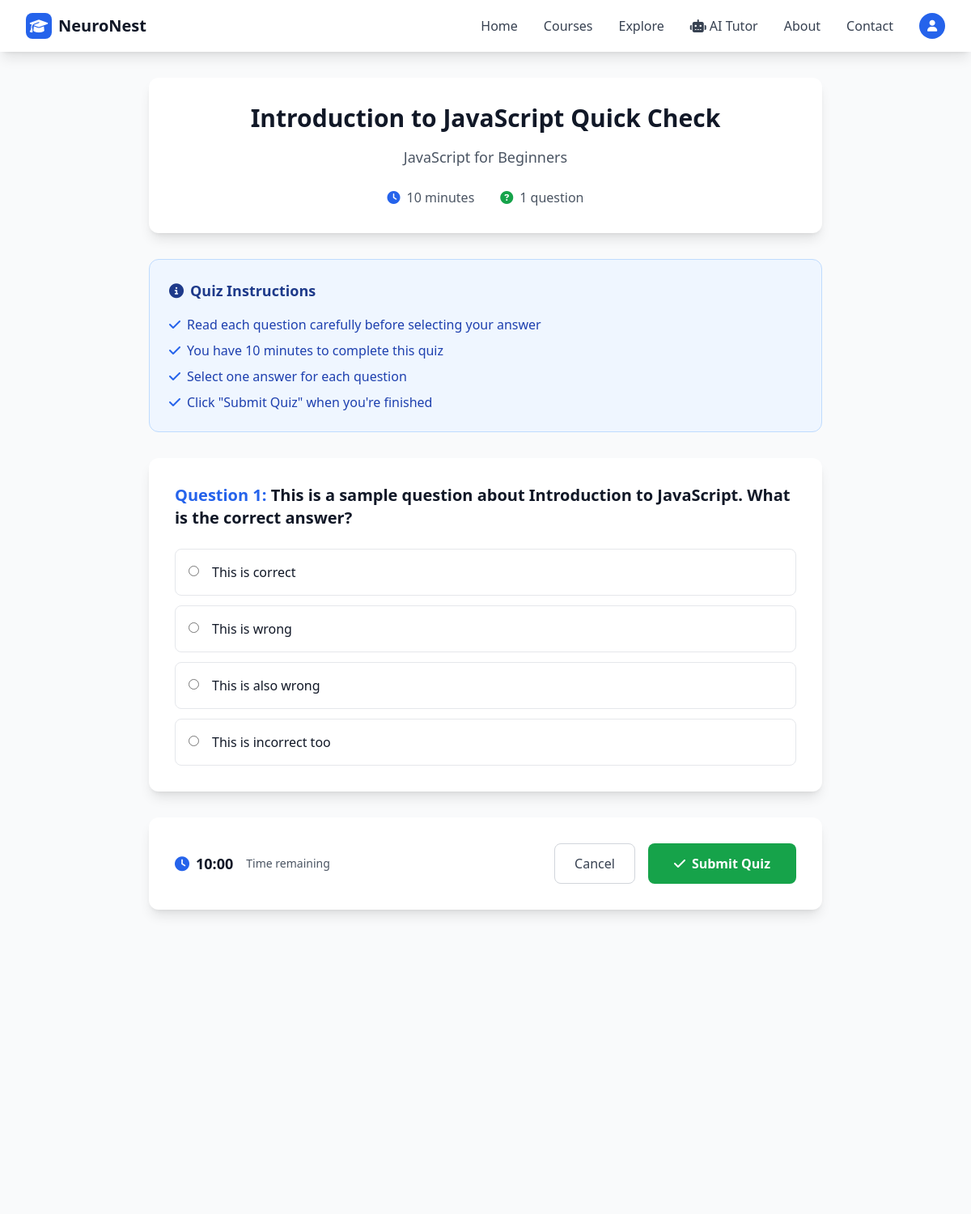
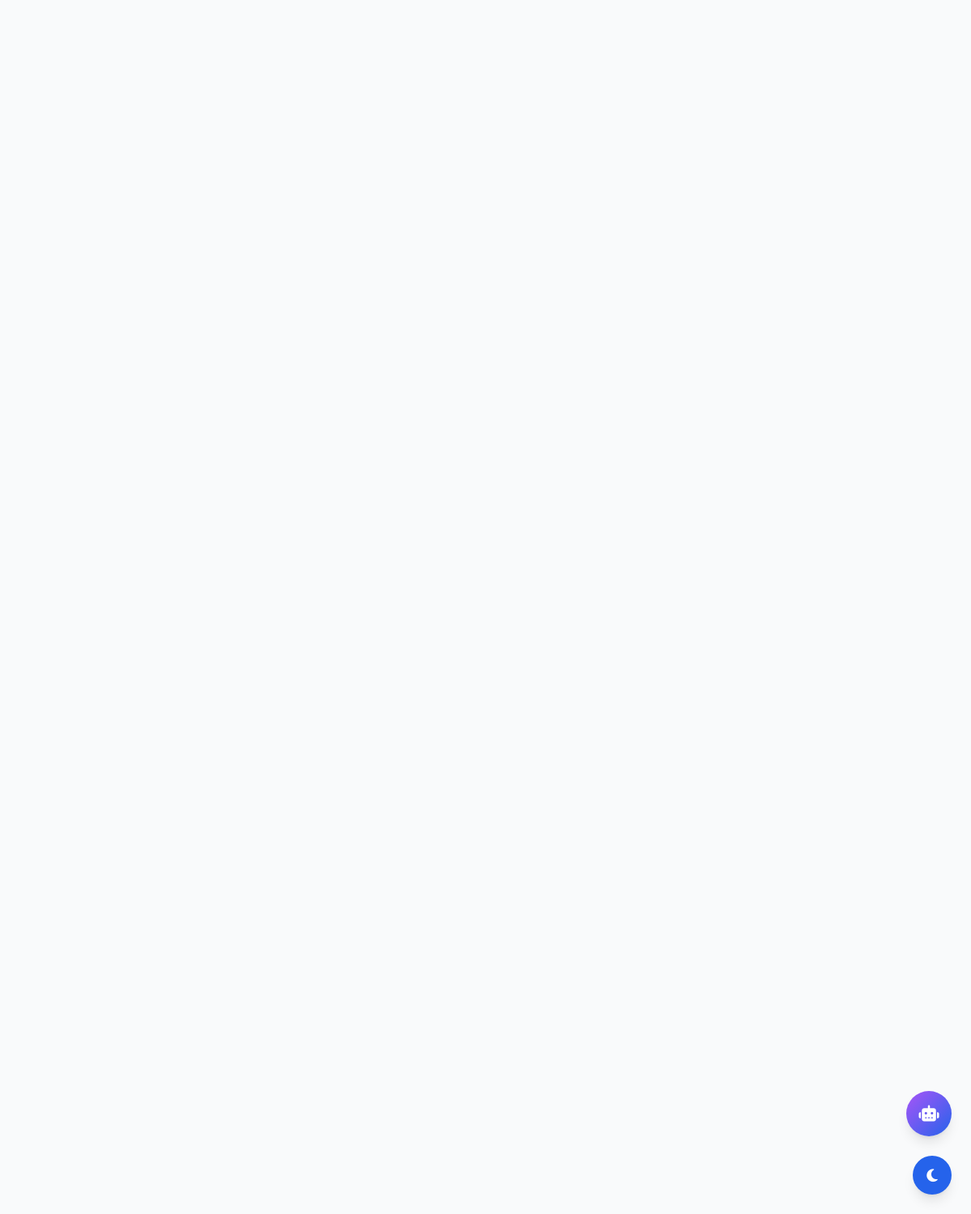
Page /courses/quiz/20/ (signed in) on the committed database (2 pictures, top to bottom).
### courses/models.py (models this page shows, shortened)
class Quiz(models.Model):
    QUIZ_TYPE_CHOICES = [
        ('chapter', 'Chapter Quiz'),
        ('topic', 'Topic Quiz'),
    ]
    chapter = models.ForeignKey(Chapter, on_delete=models.CASCADE, related_name='quizzes', null=True, blank=True)
    topic = models.ForeignKey(Topic, on_delete=models.CASCADE, related_name='quizzes', null=True, blank=True)
    title = models.CharField(max_length=255)
    quiz_type = models.CharField(max_length=10, choices=QUIZ_TYPE_CHOICES, default='chapter')
    time_limit = models.IntegerField(default=15)  # minutes
    created_at = models.DateTimeField(auto_now_add=True)
    @property
    def course(self):
        if self.chapter:
            return self.chapter.course
        elif self.topic:
            return self.topic.chapter.course
        return None

class Topic(models.Model):
    chapter = models.ForeignKey(Chapter, on_delete=models.CASCADE, related_name='topics')
    title = models.CharField(max_length=255)
    description = models.TextField(blank=True)
    order = models.PositiveIntegerField(default=0)
    youtube_video_url = models.URLField(blank=True, help_text="YouTube video URL")
    notes = models.TextField(blank=True, help_text="Topic notes and content")
    extra_info = models.TextField(blank=True, help_text="Additional information")
    created_at = models.DateTimeField(auto_now_add=True)
    class Meta:
        ordering = ['order', 'created_at']

class Chapter(models.Model):
    course = models.ForeignKey('Course', on_delete=models.CASCADE, related_name='chapters')
    title = models.CharField(max_length=255)
    description = models.TextField(blank=True)
    order = models.PositiveIntegerField(default=0)
    created_at = models.DateTimeField(auto_now_add=True)
    class Meta:
        ordering = ['order', 'created_at']

class Course(models.Model):
    CATEGORY_CHOICES = [
        ('programming', 'Programming'),
        ('design', 'Design'),
        ('business', 'Business'),
        ('data_science', 'Data Science'),
        ('marketing', 'Marketing'),
        ('photography', 'Photography'),
        ('music', 'Music'),
        ('language', 'Language'),
        ('health', 'Health & Fitness'),
        ('other', 'Other'),
    ]
    title = models.CharField(max_length=200)
    description = models.TextField(blank=True)
    instructor = models.ForeignKey(User, on_delete=models.CASCADE, limit_choices_to={'role': 'instructor'})
    category = models.CharField(max_length=50, choices=CATEGORY_CHOICES, default='other')
    created_at = models.DateTimeField(auto_now_add=True)

class Question(models.Model):
    quiz = models.ForeignKey(Quiz, on_delete=models.CASCADE, related_name='questions')
    text = models.TextField()

class Option(models.Model):
    question = models.ForeignKey(Question, on_delete=models.CASCADE, related_name='options')
    text = models.CharField(max_length=255)
    is_correct = models.BooleanField(default=False)

### courses/views.py (the view, shortened to what this page needs)
# urls.py: path('quiz/<int:quiz_id>/', views.take_quiz, name='take_quiz'),
@login_required
def take_quiz(request, quiz_id):
    quiz = get_object_or_404(Quiz, id=quiz_id)
    if request.user.role != 'student':
        messages.error(request, 'Only students can take quizzes.')
        return redirect('courses:course_detail', course_id=quiz.course.id)
    if not Enrollment.objects.filter(student=request.user, course=quiz.course).exists():
        messages.error(request, 'You must be enrolled in the course to take this quiz.')
        return redirect('courses:course_detail', course_id=quiz.course.id)
    questions = quiz.questions.all()
    context = {
        'quiz': quiz,
        'questions': questions
    }
    return render(request, 'courses/quiz/take_quiz.html', context)

### courses/templates/courses/quiz/take_quiz.html (shortened to what this page needs)
{% extends 'base/base.html' %}
{% block content %}
<div class="max-w-4xl mx-auto px-4 sm:px-6 lg:px-8 py-8">
    <div class="bg-white dark:bg-gray-800 rounded-xl shadow-lg p-8 mb-8">
        <div class="text-center">
            <h1 class="text-3xl font-bold text-gray-900 dark:text-white mb-4">{{ quiz.title }}</h1>
            <p class="text-lg text-gray-600 dark:text-gray-300 mb-6">{{ quiz.course.title }}</p>
            <div class="flex items-center justify-center space-x-8 text-gray-600 dark:text-gray-300">
                <div class="flex items-center">
                    <i class="fas fa-clock mr-2 text-blue-600"></i>
                    <span>{{ quiz.time_limit }} minutes</span>
                </div>
                <div class="flex items-center">
                    <i class="fas fa-question-circle mr-2 text-green-600"></i>
                    <span>{{ questions.count }} question{{ questions.count|pluralize }}</span>
                </div>
            </div>
        </div>
    </div>
    <div class="bg-blue-50 dark:bg-blue-900/20 border border-blue-200 dark:border-blue-800 rounded-xl p-6 mb-8">
        <h3 class="text-lg font-semibold text-blue-900 dark:text-blue-100 mb-4">
            <i class="fas fa-info-circle mr-2"></i>Quiz Instructions
        </h3>
        <ul class="space-y-2 text-blue-800 dark:text-blue-200">
            <li class="flex items-start">
                <i class="fas fa-check text-blue-600 dark:text-blue-400 mr-2 mt-1"></i>
                <span>Read each question carefully before selecting your answer</span>
            </li>
            <li class="flex items-start">
                <i class="fas fa-check text-blue-600 dark:text-blue-400 mr-2 mt-1"></i>
                <span>You have {{ quiz.time_limit }} minutes to complete this quiz</span>
            </li>
            <li class="flex items-start">
                <i class="fas fa-check text-blue-600 dark:text-blue-400 mr-2 mt-1"></i>
                <span>Select one answer for each question</span>
            </li>
            <li class="flex items-start">
                <i class="fas fa-check text-blue-600 dark:text-blue-400 mr-2 mt-1"></i>
                <span>Click "Submit Quiz" when you're finished</span>
            </li>
        </ul>
    </div>
    <form method="post" id="quiz-form" class="space-y-8">
        {% for question in questions %}
        <div class="bg-white dark:bg-gray-800 rounded-xl shadow-lg p-8">
            <h3 class="text-xl font-semibold text-gray-900 dark:text-white mb-6">
                <span class="text-blue-600 dark:text-blue-400">Question {{ forloop.counter }}:</span>
                {{ question.text }}
            </h3>
            <div class="space-y-3">
                {% for option in question.options.all %}
                <label
                    class="flex items-start p-4 border border-gray-200 dark:border-gray-700 rounded-lg hover:bg-gray-50 dark:hover:bg-gray-700 cursor-pointer transition-colors">
                    <input type="radio" name="question_{{ question.id }}" value="{{ option.id }}"
                        class="mt-1 mr-4 text-blue-600 focus:ring-blue-500 focus:ring-2" required>
                    <span class="text-gray-900 dark:text-white">{{ option.text }}</span>
                </label>
                {% endfor %}
            </div>
        </div>
        {% endfor %}
        <div class="bg-white dark:bg-gray-800 rounded-xl shadow-lg p-8">
            <div class="flex items-center justify-between">
                <div class="flex items-center space-x-4">
                    <div id="timer" class="flex items-center text-lg font-semibold text-gray-900 dark:text-white">
                        <i class="fas fa-clock mr-2 text-blue-600"></i>
                        <span id="time-remaining">{{ quiz.time_limit }}:00</span>
                    </div>
                    <div class="text-sm text-gray-600 dark:text-gray-300">
                        Time remaining
                    </div>
                </div>
                <div class="flex space-x-4">
                    <a href="{% url 'courses:course_detail' quiz.course.id %}"
                        class="px-6 py-3 border border-gray-300 dark:border-gray-600 text-gray-700 dark:text-gray-300 rounded-lg hover:bg-gray-50 dark:hover:bg-gray-700 transition-colors">
                        Cancel
                    </a>
                    <button type="submit" id="submit-btn"
                        class="px-8 py-3 bg-green-600 text-white rounded-lg hover:bg-green-700 transition-colors font-semibold">
                        <i class="fas fa-check mr-2"></i>Submit Quiz
                    </button>
                </div>
            </div>
        </div>
    </form>
</div>
{% endblock %}

### rows in the picture
Quiz: title "Introduction to JavaScript Quick Check", course "JavaScript for Beginners", time_limit "10", count "1"
Question: text "This is a sample question about Introduction to JavaScript. What is the correct answer?"
Option: text "This is correct"
Option: text "This is wrong"
Option: text "This is also wrong"
Option: text "This is incorrect too"
